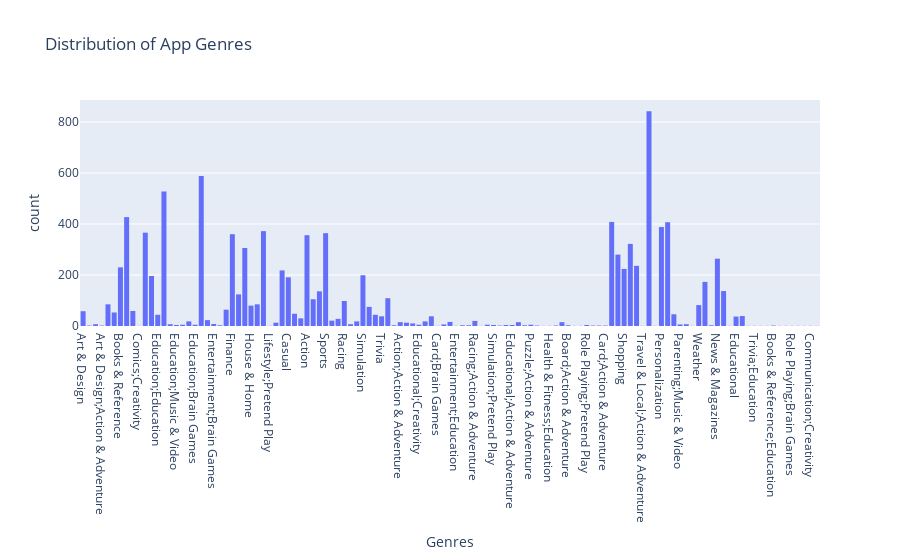

The notebook cell saved with this chart:
### Code cell
px.histogram(df, x='Genres', nbins=30, title='Distribution of App Genres')

### Figure 1 — Plotly figure (JSON) as saved in the notebook; plotly's stock layout.template omitted (floating-point values rounded to 4 significant figures; data arrays with more than 128 entries replaced by an {"elided": "..."} marker saying what was removed)
{"data": [{"bingroup": "x", "hovertemplate": "Genres=%{x}<br>count=%{y}<extra></extra>", "legendgroup": "", "marker": {"color": "#636efa", "pattern": {"shape": ""}}, "name": "", "nbinsx": 30, "orientation": "v", "showlegend": false, "type": "histogram", "x": {"elided": "10357 str values"}, "xaxis": "x", "yaxis": "y"}], "layout": {"barmode": "relative", "legend": {"tracegroupgap": 0}, "title": {"text": "Distribution of App Genres"}, "xaxis": {"anchor": "y", "domain": [0, 1], "title": {"text": "Genres"}}, "yaxis": {"anchor": "x", "domain": [0, 1], "title": {"text": "count"}}}}
